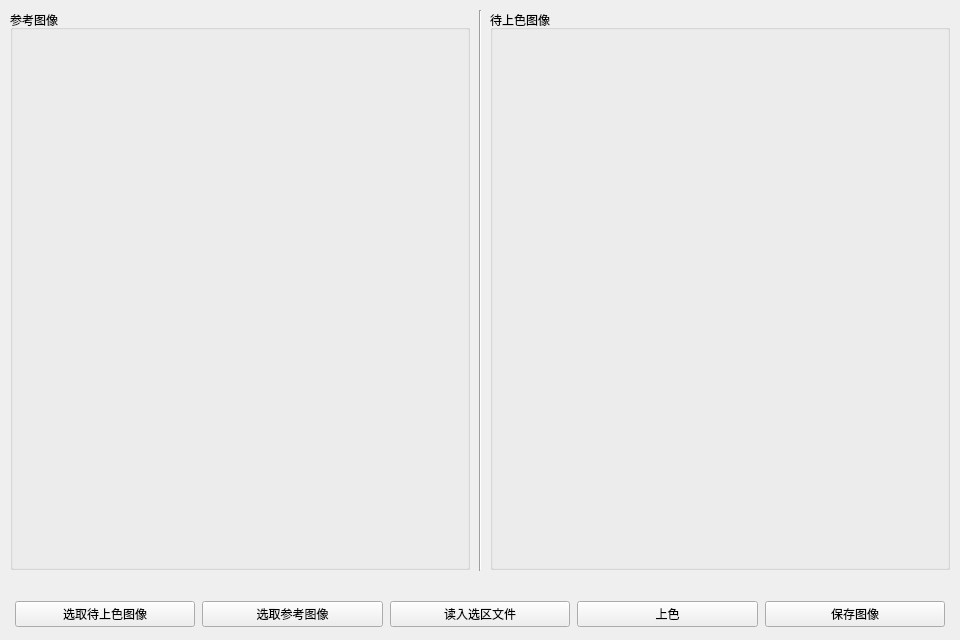
<?xml version="1.0" encoding="UTF-8"?>
<ui version="4.0">
 <class>widget</class>
 <widget class="QWidget" name="widget">
  <property name="geometry">
   <rect>
    <x>0</x>
    <y>0</y>
    <width>960</width>
    <height>640</height>
   </rect>
  </property>
  <property name="minimumSize">
   <size>
    <width>960</width>
    <height>640</height>
   </size>
  </property>
  <property name="maximumSize">
   <size>
    <width>960</width>
    <height>640</height>
   </size>
  </property>
  <property name="windowTitle">
   <string>颜色转移</string>
  </property>
  <widget class="QFrame" name="horizontalFrame">
   <property name="geometry">
    <rect>
     <x>0</x>
     <y>579</y>
     <width>960</width>
     <height>61</height>
    </rect>
   </property>
   <layout class="QHBoxLayout" name="horizontalLayout">
    <property name="spacing">
     <number>7</number>
    </property>
    <property name="leftMargin">
     <number>15</number>
    </property>
    <property name="rightMargin">
     <number>15</number>
    </property>
    <property name="bottomMargin">
     <number>0</number>
    </property>
    <item>
     <widget class="QPushButton" name="btnLoadImg">
      <property name="text">
       <string>选取待上色图像</string>
      </property>
     </widget>
    </item>
    <item>
     <widget class="QPushButton" name="btnLoadRef">
      <property name="text">
       <string>选取参考图像</string>
      </property>
     </widget>
    </item>
    <item>
     <widget class="QPushButton" name="btnLoadFile">
      <property name="text">
       <string>读入选区文件</string>
      </property>
     </widget>
    </item>
    <item>
     <widget class="QPushButton" name="btnColorize">
      <property name="text">
       <string>上色</string>
      </property>
     </widget>
    </item>
    <item>
     <widget class="QPushButton" name="btnSaveImg">
      <property name="text">
       <string>保存图像</string>
      </property>
     </widget>
    </item>
   </layout>
  </widget>
  <widget class="Line" name="line">
   <property name="geometry">
    <rect>
     <x>472</x>
     <y>10</y>
     <width>16</width>
     <height>561</height>
    </rect>
   </property>
   <property name="orientation">
    <enum>Qt::Vertical</enum>
   </property>
  </widget>
  <widget class="QGroupBox" name="groupBox">
   <property name="geometry">
    <rect>
     <x>10</x>
     <y>10</y>
     <width>460</width>
     <height>560</height>
    </rect>
   </property>
   <property name="title">
    <string>参考图像</string>
   </property>
   <widget class="QLabel" name="refLabel">
    <property name="geometry">
     <rect>
      <x>10</x>
      <y>20</y>
      <width>72</width>
      <height>15</height>
     </rect>
    </property>
    <property name="text">
     <string/>
    </property>
   </widget>
  </widget>
  <widget class="QGroupBox" name="groupBox_2">
   <property name="geometry">
    <rect>
     <x>490</x>
     <y>10</y>
     <width>460</width>
     <height>560</height>
    </rect>
   </property>
   <property name="title">
    <string>待上色图像</string>
   </property>
   <widget class="QLabel" name="imgLabel">
    <property name="geometry">
     <rect>
      <x>0</x>
      <y>20</y>
      <width>72</width>
      <height>15</height>
     </rect>
    </property>
    <property name="text">
     <string/>
    </property>
   </widget>
  </widget>
 </widget>
 <resources/>
 <connections/>
</ui>
